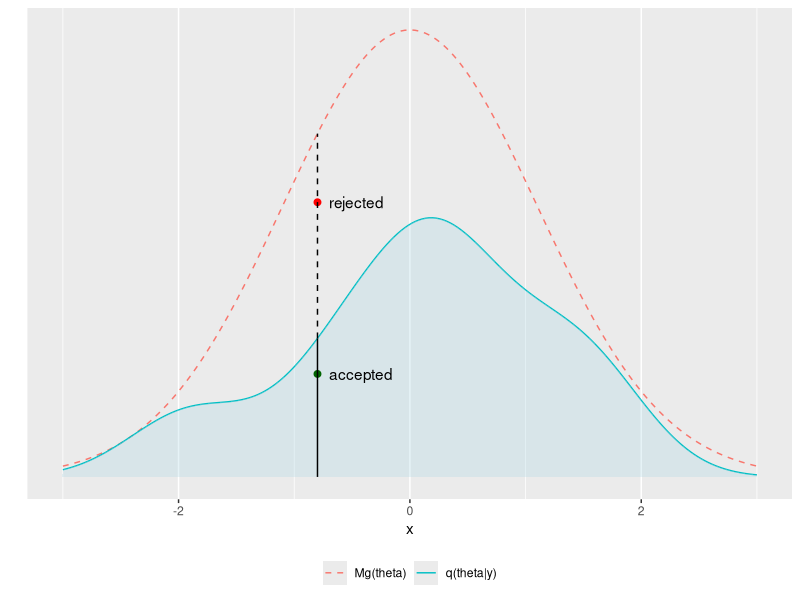
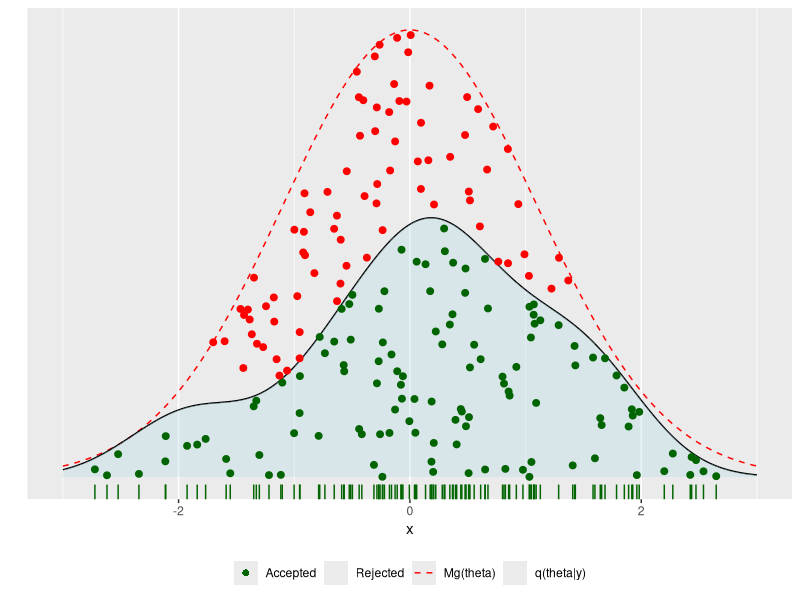
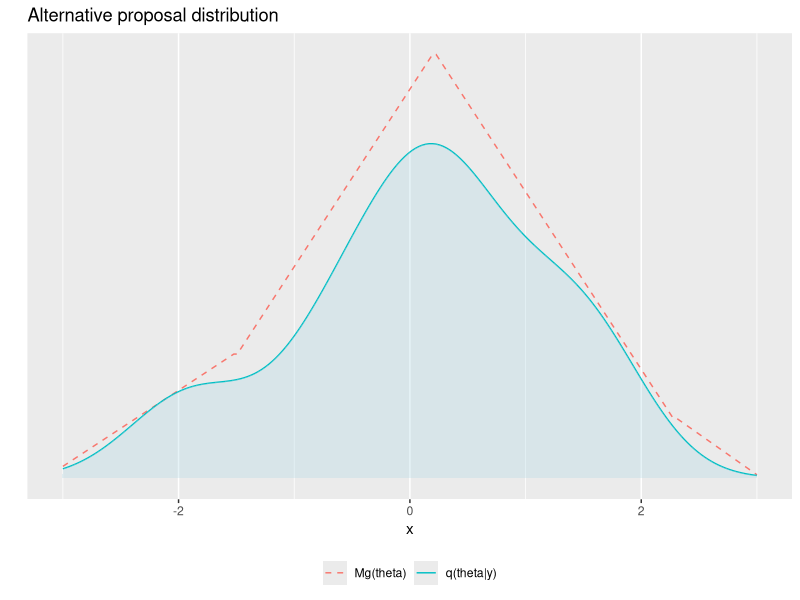

Reproduce these figures in R, in order.
#' ---
#' title: "Bayesian data analysis demo 10.1"
#' author: "Aki Vehtari, Markus Paasiniemi"
#' ---

#' ## Rejection sampling example

#' ggplot2 is used for plotting, tidyr for manipulating data frames
#+ setup, message=FALSE, error=FALSE, warning=FALSE
library(ggplot2)
library(tidyr)

#' Fake interesting distribution
x <- seq(-3, 3, length.out = 200)
r <- c(1.1, 1.3, -0.1, -0.7, 0.2, -0.4, 0.06, -1.7,
      1.7, 0.3, 0.7, 1.6, -2.06, -0.74, 0.2, 0.5)

#' Compute unnormalized target density (named q, to emphesize that it
#' does not need to be normalized).
q <- density(r, bw = 0.5, n = 200, from = -3, to = 3)$y

#' Gaussian proposal distribution
g_mean <- 0
g_sd <- 1.1
g <- dnorm(x, g_mean, g_sd)

#' M is computed by discrete approximation
M <- max(q/g)
g <- g*M

#' One draw at -0.8
r1 = -0.8
zi = which.min(abs(x - r1)) # find the closest grid point
r21 = 0.3 * g[zi]
r22 = 0.8 * g[zi]

#' Visualize one accepted and one rejected draw:
df1 <- data.frame(x, q, g) %>% gather(grp, p, -x)
# subset with only target distribution
dfq <- subset(df1 , grp == "q")
# labels 
labs1 <- c('Mg(theta)','q(theta|y)')
ggplot() +
  geom_line(data = df1, aes(x, p, fill = grp, color = grp, linetype = grp)) +
  geom_area(data = dfq, aes(x, p), fill = 'lightblue', alpha = 0.3) +
  geom_point(aes(x[zi], r21), col = 'darkgreen', size = 2) +
  geom_point(aes(x[zi], r22), col = 'red', size = 2) +
  geom_segment(aes(x = x[zi], xend = x[zi], y = 0, yend = q[zi])) +
  geom_segment(aes(x = x[zi], xend = x[zi], y = q[zi], yend = g[zi]),
               linetype = 'dashed') +
  scale_y_continuous(breaks = NULL) +
  labs(y = '') +
  theme(legend.position = 'bottom', legend.title = element_blank()) +
  scale_linetype_manual(values = c('dashed', 'solid'), labels = labs1) +
  scale_color_discrete(labels = labs1) +
  annotate('text', x = x[zi] + 0.1, y = c(r21, r22),
           label = c('accepted', 'rejected'), hjust = 0)

#' 200 draws from the proposal distribution
nsamp <- 200
r1s <- rnorm(nsamp, g_mean, g_sd)
zis <- sapply(r1s, function(r) which.min(abs(x - r)))
r2s <- runif(nsamp) * g[zis]
acc <- ifelse(r2s < q[zis], 'a', 'r')

#' Visualize 200 draws, only some of which are accepted
df2 <- data.frame(r1s, r2s, acc)
# labels
labs2 <- c('Accepted', 'Rejected', 'Mg(theta)', 'q(theta|y)')
ggplot() +
  geom_line(data = df1, aes(x, p, fill = grp, color = grp, linetype = grp)) +
  geom_area(data = dfq, aes(x, p), fill = 'lightblue', alpha = 0.3) +
  geom_point(data = df2, aes(r1s, r2s, color = acc, linetype = acc), size = 2) +
  geom_rug(data = subset(df2, acc== 'a'), aes(x = r1s, r2s),
           col = 'darkgreen', sides = 'b') +
  labs(y = '') +
  scale_y_continuous(breaks = NULL) +
  scale_linetype_manual(values = c(0, 2, 1, 0), labels = labs2) +
  scale_color_manual(values=c('darkgreen','red','black','red'), labels = labs2) +
  guides(color=guide_legend(override.aes=list(
    shape = c(16, 16, NA, NA), linetype = c(0, 0, 2, 1),
    color=c('darkgreen', 'red', 'red', 'black'), labels = labs2))) +
  theme(legend.position = 'bottom', legend.title = element_blank())

#' Alternative proposal distribution
ga <- rep(0, length(x))
ga[x <= -1.5] <- seq(q[1], max(q[x <= -1.5]), length.out = length(x[x <= -1.5]))
ga[(x > -1.5) & (x <= 0.2)] <- seq(max(q[x <= -1.5]), max(q[(x > -1.5) & (x <= 0.2)]),
                                   length.out = length(x[(x > -1.5) & (x <= 0.2)]))
ga[(x > 0.2) & (x <= 2.3)] <- seq(max(q[(x > -1.5) & (x <= 0.2)]), max(q[x > 2.3]),
                                  length.out = length(x[(x > 0.2) & (x <= 2.3)]))
ga[x > 2.3] <- seq(max(q[x > 2.3]), q[length(q)],
                   length.out = length(x[x > 2.3]))
#' M is computed by discrete approximation
M = max(q/ga)
ga <- ga*M

#' Visualize alternate proposal distribution
df3 <- data.frame(x, q, g = ga) %>% gather(grp, p, -x)
ggplot() +
  geom_line(data = df3, aes(x, p, fill = grp, color = grp, linetype = grp)) +
  geom_area(data = dfq, aes(x, p), fill = 'lightblue', alpha = 0.3) +
  labs(title = 'Alternative proposal distribution', y = '') +
  scale_y_continuous(breaks = NULL) +
  scale_color_discrete(labels = labs1) +
  scale_linetype_manual(values = c('dashed', 'solid'), labels = labs1) +
  theme(legend.position = 'bottom', legend.title = element_blank())
